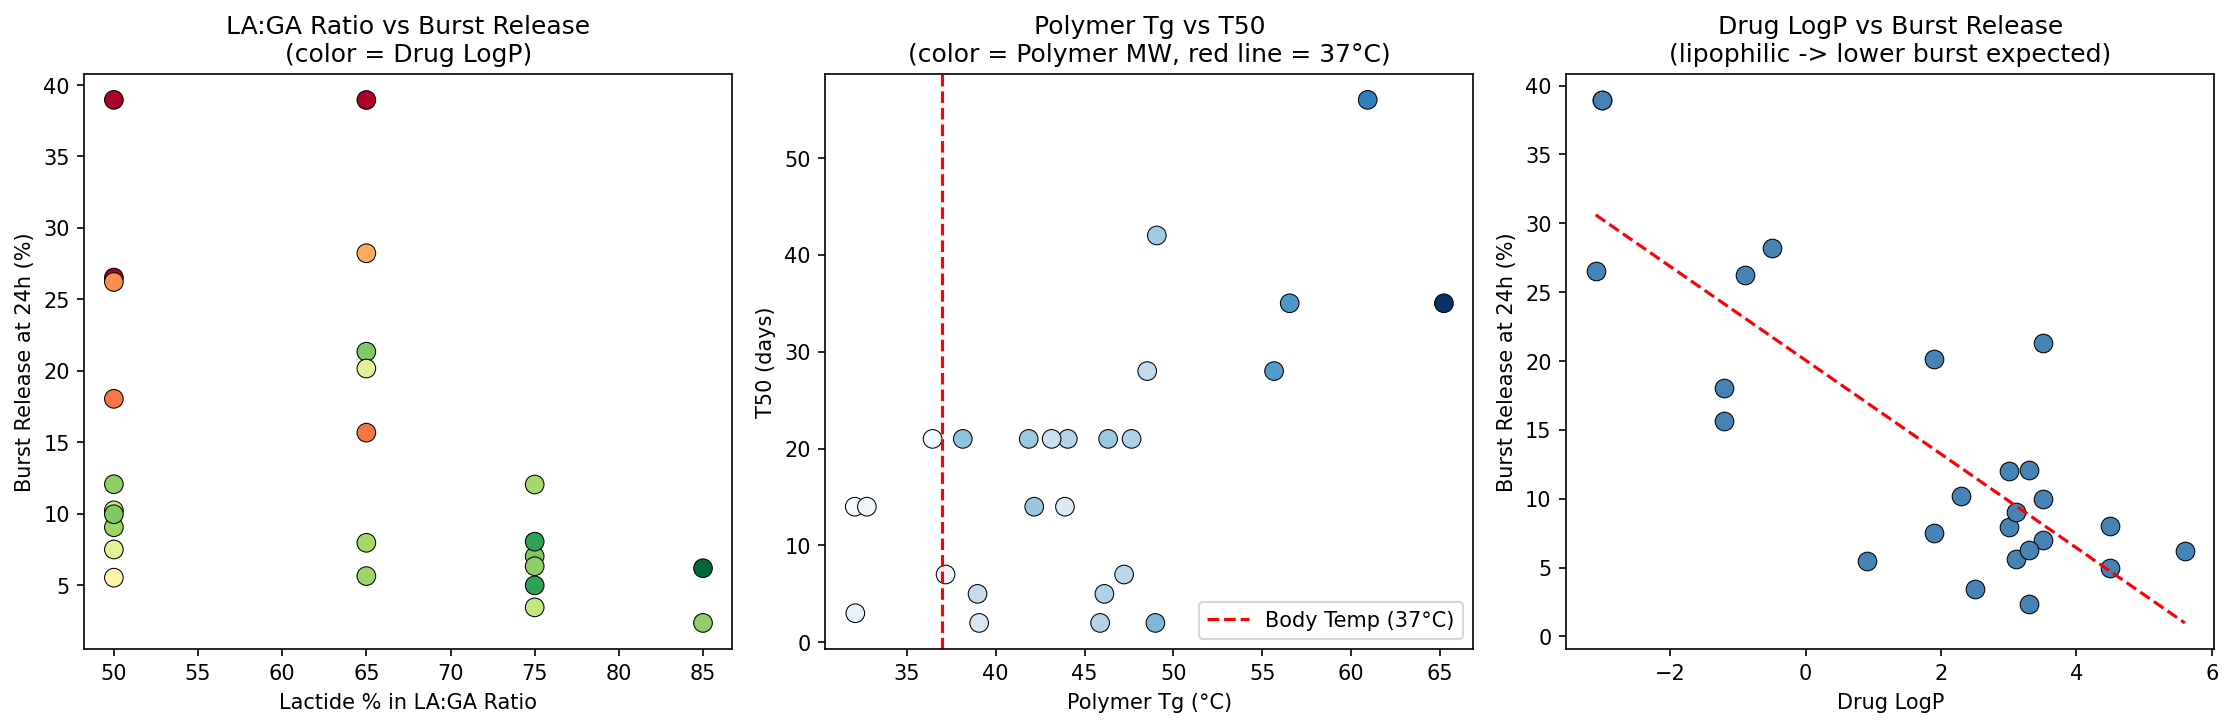

Python code for this plot:
# OpenCode Prompt — STEP 2.2
# File: 02_scientific_eda.py

import pandas as pd
import numpy as np
import matplotlib.pyplot as plt
import seaborn as sns

df = pd.read_excel('PLGA dataset for ML.xlsx')
df['Species'] = df['Species'].str.strip()

# ─── LA:GA RATIO vs BURST RELEASE ───────────────────────────────────────────
# SCIENCE: Higher GA content → more hydrophilic → faster water penetration → faster degradation
# 50:50 degrades in weeks; 75:25 takes months; 85:15 may take years
# Expected: Higher GA content (lower LA:GA ratio) → Higher burst + faster T50

la_ga_map = {'50:50': 50, '65:35': 65, '75:25': 75, '85:15': 85}
df['LA_ratio_num'] = df['Lactide Glycolide Ratio'].map(la_ga_map)

fig, axes = plt.subplots(1, 3, figsize=(15, 5))

axes[0].scatter(df['LA_ratio_num'], df['Burst Release 24h percent'],
                c=df['Drug LogP'], cmap='RdYlGn', s=80, edgecolors='k', linewidths=0.5)
axes[0].set_xlabel('Lactide % in LA:GA Ratio')
axes[0].set_ylabel('Burst Release at 24h (%)')
axes[0].set_title('LA:GA Ratio vs Burst Release\n(color = Drug LogP)')

# ─── Tg vs T50 ─────────────────────────────────────────────────────────────
# SCIENCE: Tg (glass transition temp) determines chain mobility at 37°C (body temp)
# Tg > 37°C → glassy state → slower diffusion → slower release
# Tg < 37°C → rubbery state → faster diffusion
axes[1].scatter(df['Polymer Tg C'], df['T50 days'],
                c=df['Polymer MW kDa'], cmap='Blues', s=80, edgecolors='k', linewidths=0.5)
axes[1].axvline(37, color='red', linestyle='--', lw=1.5, label='Body Temp (37°C)')
axes[1].set_xlabel('Polymer Tg (°C)')
axes[1].set_ylabel('T50 (days)')
axes[1].set_title('Polymer Tg vs T50\n(color = Polymer MW, red line = 37°C)')
axes[1].legend()

# ─── Drug LogP vs Burst Release ─────────────────────────────────────────────
# SCIENCE: Hydrophilic drugs (low LogP) have poor interaction with hydrophobic PLGA matrix
# → They tend to migrate to particle surface → Higher burst release
# Lipophilic drugs (high LogP) are entrapped in the polymer matrix → Lower burst
axes[2].scatter(df['Drug LogP'], df['Burst Release 24h percent'],
                c='steelblue', s=80, edgecolors='k', linewidths=0.5)
z = np.polyfit(df['Drug LogP'].dropna(), df['Burst Release 24h percent'].dropna(), 1)
p = np.poly1d(z)
x_line = np.linspace(df['Drug LogP'].min(), df['Drug LogP'].max(), 100)
axes[2].plot(x_line, p(x_line), 'r--', lw=1.5, label=f'Trend')
axes[2].set_xlabel('Drug LogP')
axes[2].set_ylabel('Burst Release at 24h (%)')
axes[2].set_title('Drug LogP vs Burst Release\n(lipophilic -> lower burst expected)')

plt.tight_layout()
plt.savefig('02_scientific_eda.png', dpi=150, bbox_inches='tight')
plt.close()

# ─── Endcapping Effect ───────────────────────────────────────────────────────
# SCIENCE: Acid-endcapped (free carboxylic end) → autocatalytic degradation
# Ester-endcapped → slower, more linear release; less acidic microenvironment
fig, ax = plt.subplots(figsize=(8, 5))
sns.boxplot(data=df, x='Polymer Endcapping', y='Burst Release 24h percent',
            palette='Set2', ax=ax)
ax.set_title('Endcapping Type vs Burst Release\n(Acid-endcapped -> autocatalytic degradation -> higher burst expected)')
plt.tight_layout()
plt.savefig('02_endcapping_effect.png', dpi=150)
plt.close()

print("[OK] Scientific EDA complete.")
